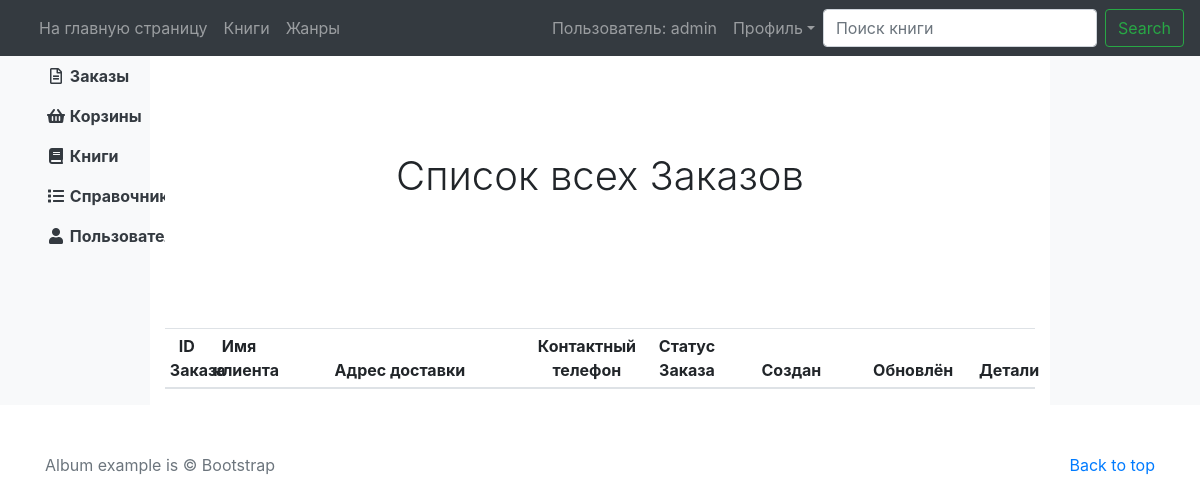
Before: /order/list_manager/ (signed in) with the older database file.
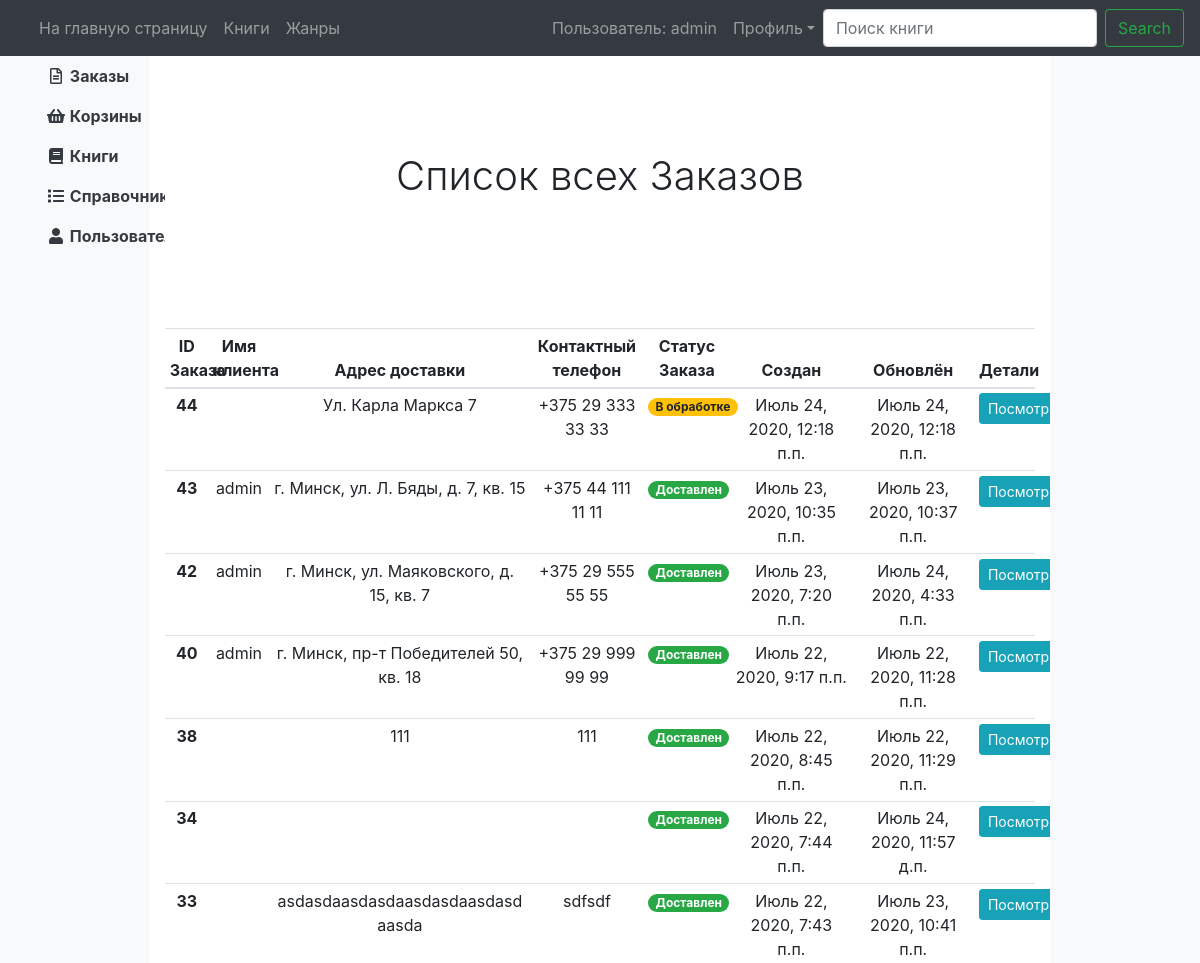
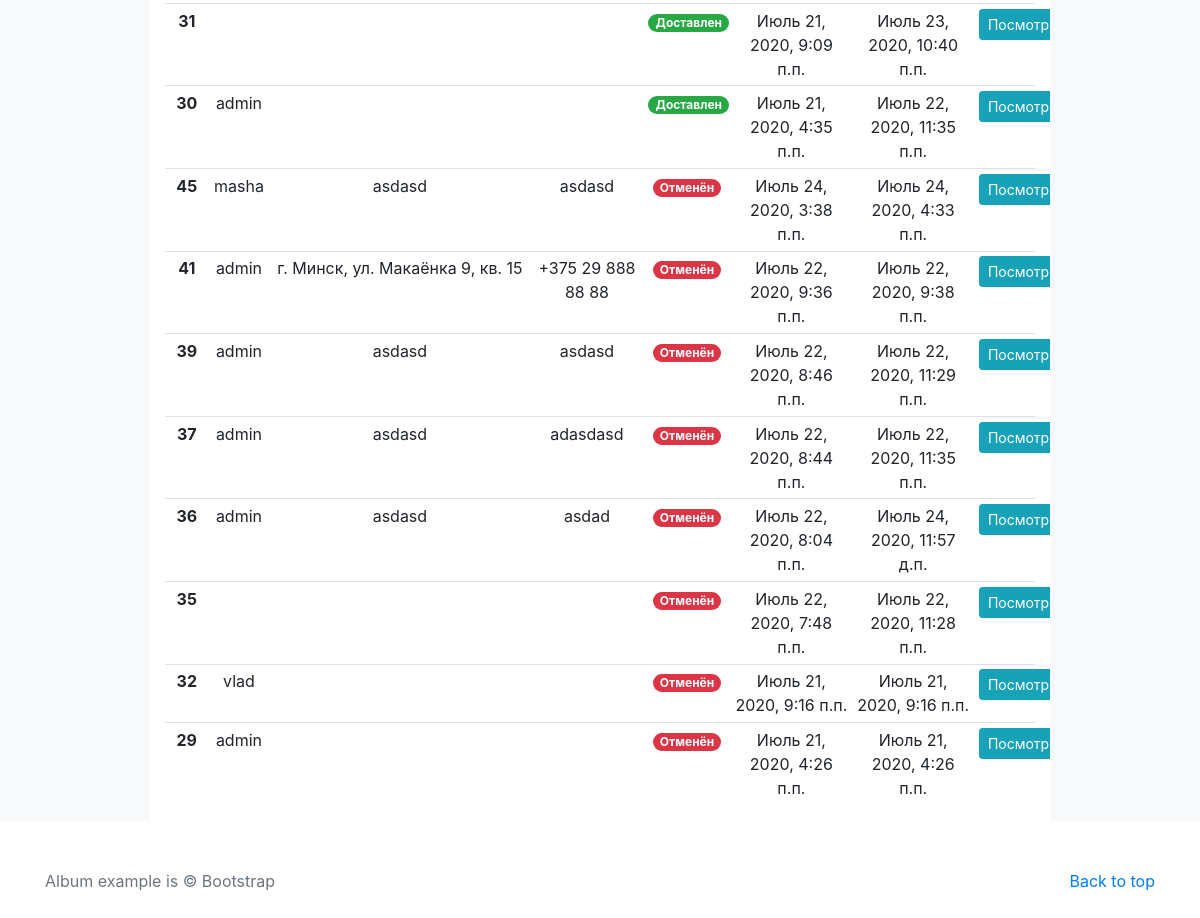
After: the same page with the newer database file (2 pictures, top to bottom).
### order/models.py (models this page shows, shortened)
class Order(models.Model):
    CANCELED = 'Отменён'
    IN_PROCESSING = 'В обработке'
    DELIVERED = 'Доставлен'
    STATUS_ORDER = (
        (CANCELED, 'Отменён'),
        (IN_PROCESSING, 'В обработке'),
        (DELIVERED, 'Доставлен'),
    )
    basket = models.OneToOneField(
        Basket,
        on_delete = models.PROTECT,
        related_name='order',
    )
    status = models.CharField(
        verbose_name="Статус",
        max_length=20,
        choices=STATUS_ORDER,
        default=IN_PROCESSING)
    delivery_address = models.TextField(
        "Адрес доставки"
    )
    contact_phone = models.CharField(
        "Контактный телефон",
        max_length=50
    )
    created = models.DateTimeField(
        "Создан",
        auto_now=False,
        auto_now_add=True
    )
    updated = models.DateTimeField(
        "Обновлён",
        auto_now=True,
        auto_now_add=False
    )
    cancel_order = models.BooleanField(
        verbose_name="Отменить заказ",
        default=False
    )
    deliver_order = models.BooleanField(
        verbose_name="Заказ доставлен",
        default=False
    )
    class Meta:
        permissions = [
            ("view_all_orders", "Can view all orders"),
        ]

### basket/models.py (models this page shows, shortened)
class Basket(models.Model):
    user = models.ForeignKey(
        Profile,
        on_delete=models.CASCADE,
        blank=True,
        null=True,
        related_name='basket'
    )
    basket_date = models.DateTimeField(
        verbose_name="Дата создания корзины",
        auto_now=False,
        auto_now_add=True
    )
    basket_change_date = models.DateTimeField(
        verbose_name="Дата последнего изменения корзины",
        auto_now=True,
        auto_now_add=False
    )
    session_key = models.CharField(
        max_length=40,
    )
    class Meta:
        unique_together = ('user', 'session_key',)
        permissions = [
                    ("view_all_baskets", "Can view all baskets"),
                ]

### profiles/models.py (models this page shows, shortened)
class Profile(AbstractUser):
    phone_number = models.CharField(
        verbose_name="Мобильный номер телефона",
        max_length=30,
        null=True,
        blank=True
    )
    country = models.CharField(
        verbose_name="Страна",
        max_length=30,
        null=True,
        blank=True
    )
    city = models.CharField(
        verbose_name="Город",
        max_length=30,
        null=True,
        blank=True
    )
    index = models.CharField(
        verbose_name="Индекс",
        max_length=30,
        null=True,
        blank=True
    )
    adress1 = models.CharField(
        verbose_name="Адрес прописки",
        max_length=40,
        null=True,
        blank=True
    )
    adress2 = models.CharField(
        verbose_name="Адрес проживания",
        max_length=40,
        null=True,
        blank=True
    )
    additionally = models.TextField(
        verbose_name="Дополнительная информация",
        null=True,
        blank=True
    )
    class Meta:
        permissions = [
                    ("view_all_profiles", "Can view all profiles"),
                ]

### order/views.py (the view)
# urls.py: path('list_manager/', ListOrdersManager.as_view(), name="list_manager"),
class ListOrdersManager(LoginRequiredMixin, PermissionRequiredMixin, ListView):
    login_url = reverse_lazy('login')
    permission_required = 'order.view_all_orders'
    model = Order
    template_name = 'order/list_orders_manager.html'
    ordering = ['status', '-created']

### order/templates/order/list_orders_manager.html (shortened to what this page needs)
{% extends "base_manager.html" %}
{% load static %}
  {% block main_block_manager %}
    <section class="jumbotron text-center">
      <div class="container sticky-top">
        <h1 class="sticky-top">Список всех Заказов</h1><br>
      </div>
    </section>
      <table class="table table-sm table-hover">
        <thead>
          <tr align="center">
            <th scope="col" width="5%">ID Заказа</th>
            <th scope="col" width="7%">Имя клиента</th>
            <th scope="col" width="30%">Адрес доставки</th>
            <th scope="col" width="13%">Контактный телефон</th>
            <th scope="col" width="10%">Статус Заказа</th>
            <th scope="col" width="14%">Создан</th>
            <th scope="col" width="14%">Обновлён</th>
            <th scope="col" width="7%">Детали</th>
          </tr>
        </thead>
        <tbody>
          {% for order in object_list %}
              <tr align="center">
                <th scope="row">{{ order.pk }}</th>
                <td>{{ order.basket.user.first_name }}</td>
                <td>{{ order.delivery_address }}</td>
                <td>{{ order.contact_phone }}</td>
                {% if order.status == 'В обработке' %}
                <td align="center"><span class="badge badge-warning badge-pill">{{ order.status }}</span></td>
                {% elif order.status == 'Отменён'%}
                <td align="center"><span class="badge badge-danger badge-pill">{{ order.status }}</span></td>
                {% else %}
                <td align="center"><span class="badge badge-success badge-pill">{{ order.status }}</span></td>
                {% endif %}
                <td>{{ order.created }}</td>
                <td>{{ order.updated }}</td>
                <td>
                  <a class="btn btn-info btn-sm" href=" {% url 'order:detail_manager' order.pk%} ">Посмотреть</a>
                </td>
              </tr>
          {% endfor %}
        </tbody>
      </table>
  {% endblock main_block_manager %}

Changed rows visible on the page:
added Order: pk "44", delivery_address "Ул. Карла Маркса 7", contact_phone "+375 29 333 33 33", status "В обработке", created "Июль 24, 2020, 12:18 п.п.", updated "Июль 24, 2020, 12:18 п.п."
added Order: pk "43", basket.user.first_name "admin", delivery_address "г. Минск, ул. Л. Бяды, д. 7, кв. 15", contact_phone "+375 44 111 11 11", status "Доставлен", created "Июль 23, 2020, 10:35 п.п.", updated "Июль 23, 2020, 10:37 п.п."
added Order: pk "42", basket.user.first_name "admin", delivery_address "г. Минск, ул. Маяковского, д. 15, кв. 7", contact_phone "+375 29 555 55 55", status "Доставлен", created "Июль 23, 2020, 7:20 п.п.", updated "Июль 24, 2020, 4:33 п.п."
added Order: pk "40", basket.user.first_name "admin", delivery_address "г. Минск, пр-т Победителей 50, кв. 18", contact_phone "+375 29 999 99 99", status "Доставлен", created "Июль 22, 2020, 9:17 п.п.", updated "Июль 22, 2020, 11:28 п.п."
added Order: pk "38", delivery_address "111", contact_phone "111", status "Доставлен", created "Июль 22, 2020, 8:45 п.п.", updated "Июль 22, 2020, 11:29 п.п."
added Order: pk "34", status "Доставлен", created "Июль 22, 2020, 7:44 п.п.", updated "Июль 24, 2020, 11:57 д.п."
added Order: pk "33", delivery_address "asdasdaasdasdaasdasdaasdasdaasda", contact_phone "sdfsdf", status "Доставлен", created "Июль 22, 2020, 7:43 п.п.", updated "Июль 23, 2020, 10:41 п.п."
added Order: pk "31", status "Доставлен", created "Июль 21, 2020, 9:09 п.п.", updated "Июль 23, 2020, 10:40 п.п."
added Order: pk "30", basket.user.first_name "admin", status "Доставлен", created "Июль 21, 2020, 4:35 п.п.", updated "Июль 22, 2020, 11:35 п.п."
added Order: pk "45", basket.user.first_name "masha", delivery_address "asdasd", contact_phone "asdasd", status "Отменён", created "Июль 24, 2020, 3:38 п.п.", updated "Июль 24, 2020, 4:33 п.п."
added Order: pk "41", basket.user.first_name "admin", delivery_address "г. Минск, ул. Макаёнка 9, кв. 15", contact_phone "+375 29 888 88 88", status "Отменён", created "Июль 22, 2020, 9:36 п.п.", updated "Июль 22, 2020, 9:38 п.п."
added Order: pk "39", basket.user.first_name "admin", delivery_address "asdasd", contact_phone "asdasd", status "Отменён", created "Июль 22, 2020, 8:46 п.п.", updated "Июль 22, 2020, 11:29 п.п."
added Order: pk "37", basket.user.first_name "admin", delivery_address "asdasd", contact_phone "adasdasd", status "Отменён", created "Июль 22, 2020, 8:44 п.п.", updated "Июль 22, 2020, 11:35 п.п."
added Order: pk "36", basket.user.first_name "admin", delivery_address "asdasd", contact_phone "asdad", status "Отменён", created "Июль 22, 2020, 8:04 п.п.", updated "Июль 24, 2020, 11:57 д.п."
added Order: pk "35", status "Отменён", created "Июль 22, 2020, 7:48 п.п.", updated "Июль 22, 2020, 11:28 п.п."
added Order: pk "32", basket.user.first_name "vlad", status "Отменён", created "Июль 21, 2020, 9:16 п.п.", updated "Июль 21, 2020, 9:16 п.п."
added Order: pk "29", basket.user.first_name "admin", status "Отменён", created "Июль 21, 2020, 4:26 п.п.", updated "Июль 21, 2020, 4:26 п.п."
